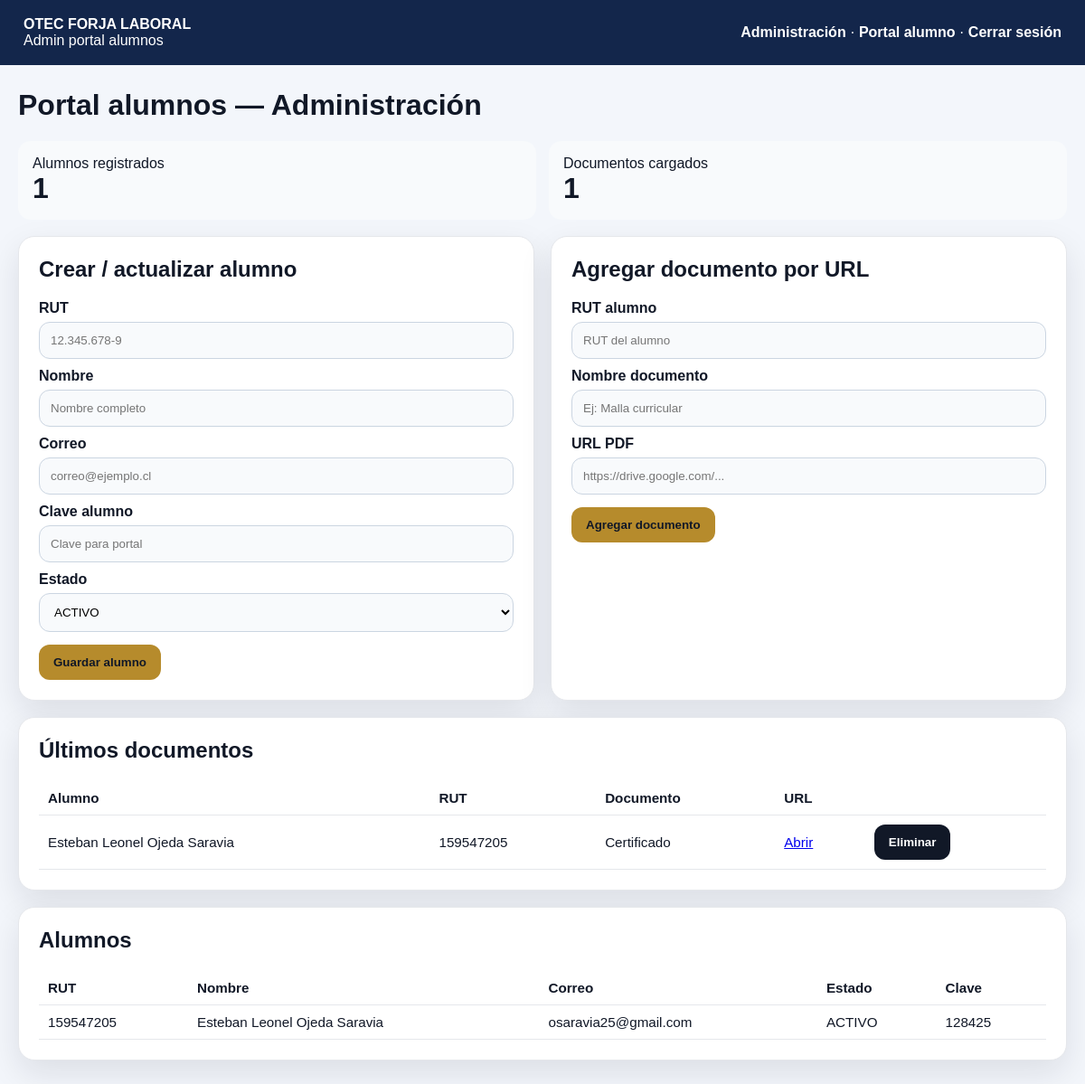
Screenshot of /admin-portal (signed in) with the database file from the repository.
### tables this page shows
CREATE TABLE portal_documentos (
                id INTEGER PRIMARY KEY AUTOINCREMENT,
                alumno_rut TEXT NOT NULL,
                nombre TEXT NOT NULL,
                url TEXT NOT NULL,
                tipo TEXT DEFAULT 'PDF',
                created_at TEXT NOT NULL,
                FOREIGN KEY (alumno_rut) REFERENCES portal_alumnos(rut)
            );

CREATE TABLE portal_alumnos (
                id INTEGER PRIMARY KEY AUTOINCREMENT,
                rut TEXT UNIQUE NOT NULL,
                nombre TEXT NOT NULL,
                correo TEXT,
                clave TEXT NOT NULL,
                estado TEXT DEFAULT 'ACTIVO',
                created_at TEXT NOT NULL,
                updated_at TEXT
            );

### app.py (the view)
@app.route('/admin-portal')
def admin_portal():
    if not portal_admin_required():
        return redirect(url_for('login_portal'))
    with db() as conn:
        alumnos = conn.execute('SELECT * FROM portal_alumnos ORDER BY id DESC').fetchall()
        documentos = conn.execute('''
            SELECT d.*, a.nombre AS alumno_nombre
            FROM portal_documentos d
            LEFT JOIN portal_alumnos a ON a.rut = d.alumno_rut
            ORDER BY d.id DESC LIMIT 80
        ''').fetchall()
        stats = conn.execute('''
            SELECT
                (SELECT COUNT(*) FROM portal_alumnos) AS alumnos,
                (SELECT COUNT(*) FROM portal_documentos) AS documentos
        ''').fetchone()
    return render_template('admin_portal.html', alumnos=alumnos, documentos=documentos, stats=stats)

### app.py (called while the page is built)
def db():
    conn = sqlite3.connect(DB_PATH)
    conn.row_factory = sqlite3.Row
    return conn

def portal_admin_required():
    return session.get('forja_portal_admin_logged') is True

### templates/admin_portal.html (shortened to what this page needs)
<!DOCTYPE html>
<html lang="es">
<head>
</head>
<body>
  <header class="top">
    <div><strong>OTEC FORJA LABORAL</strong><br><span>Admin portal alumnos</span></div>
    <nav><a href="/administracion">Administración</a> · <a href="/portal-alumnos.html">Portal alumno</a> · <a href="/logout-portal">Cerrar sesión</a></nav>
  </header>
  <main class="wrap">
    <h1>Portal alumnos — Administración</h1>
    <section class="stats">
      <div class="stat"><span>Alumnos registrados</span><strong>{{ stats.alumnos or 0 }}</strong></div>
      <div class="stat"><span>Documentos cargados</span><strong>{{ stats.documentos or 0 }}</strong></div>
    </section>
    <section class="grid" style="margin-top:18px">
      <div class="card">
        <h2>Crear / actualizar alumno</h2>
        <form method="POST" action="/portal/alumnos/guardar">
          <label>RUT</label><input name="rut" placeholder="12.345.678-9" required>
          <label>Nombre</label><input name="nombre" placeholder="Nombre completo" required>
          <label>Correo</label><input name="correo" type="email" placeholder="correo@ejemplo.cl">
          <label>Clave alumno</label><input name="clave" placeholder="Clave para portal" required>
          <label>Estado</label><select name="estado"><option>ACTIVO</option><option>INACTIVO</option></select>
          <button class="btn" type="submit" style="margin-top:14px">Guardar alumno</button>
        </form>
      </div>
      <div class="card">
        <h2>Agregar documento por URL</h2>
        <form method="POST" action="/portal/documentos/guardar">
          <label>RUT alumno</label><input name="rut" placeholder="RUT del alumno" required>
          <label>Nombre documento</label><input name="nombre" placeholder="Ej: Malla curricular" required>
          <label>URL PDF</label><input name="url" placeholder="https://drive.google.com/..." required>
          <button class="btn" type="submit" style="margin-top:14px">Agregar documento</button>
        </form>
      </div>
      <div class="card full">
        <h2>Últimos documentos</h2>
        <table><thead><tr><th>Alumno</th><th>RUT</th><th>Documento</th><th>URL</th><th></th></tr></thead><tbody>
          {% for d in documentos %}
          <tr>
            <td>{{ d.alumno_nombre or '-' }}</td><td>{{ d.alumno_rut }}</td><td>{{ d.nombre }}</td>
            <td><a href="{{ d.url }}" target="_blank">Abrir</a></td>
            <td><form method="POST" action="/portal/documentos/{{ d.id }}/eliminar" onsubmit="return confirm('¿Eliminar documento?')"><button class="btn btn-dark" type="submit">Eliminar</button></form></td>
          </tr>
          {% else %}<tr><td colspan="5">Sin documentos.</td></tr>{% endfor %}
        </tbody></table>
      </div>
      <div class="card full">
        <h2>Alumnos</h2>
        <table><thead><tr><th>RUT</th><th>Nombre</th><th>Correo</th><th>Estado</th><th>Clave</th></tr></thead><tbody>
          {% for a in alumnos %}
          <tr><td>{{ a.rut }}</td><td>{{ a.nombre }}</td><td>{{ a.correo or '-' }}</td><td>{{ a.estado }}</td><td>{{ a.clave }}</td></tr>
          {% else %}<tr><td colspan="5">Sin alumnos registrados.</td></tr>{% endfor %}
        </tbody></table>
      </div>
    </section>
  </main>
</body>
</html>

### templates/admin_portal.html (style rules this page uses)
body { margin:0;background:#f3f6fb;font-family:Arial,Helvetica,sans-serif;color:#111827 }
.top { background:#13264b;color:#fff;padding:18px 26px;display:flex;justify-content:space-between;align-items:center;gap:14px;flex-wrap:wrap }
.top a { color:#fff;text-decoration:none;font-weight:800 }
.wrap { width:min(1160px,calc(100% - 28px));margin:26px auto }
.grid { display:grid;grid-template-columns:1fr 1fr;gap:18px }
.card { background:#fff;border-radius:18px;padding:22px;box-shadow:0 14px 36px rgba(15,23,42,.10);border:1px solid #e5e7eb }
.full { grid-column:1/-1 }
h1,h2 { margin-top:0 }
label { display:block;font-weight:800;margin:10px 0 6px }
input,select { width:100%;box-sizing:border-box;border:1px solid #cbd5e1;border-radius:12px;padding:12px;background:#f8fafc }
.btn { display:inline-block;border:0;border-radius:12px;padding:12px 16px;background:#b68b2c;color:#111827;font-weight:900;text-decoration:none;cursor:pointer }
.btn-dark { background:#111827;color:#fff }
table { width:100%;border-collapse:collapse }
th,td { padding:10px;border-bottom:1px solid #e5e7eb;text-align:left;font-size:.95rem }
.stats { display:grid;grid-template-columns:repeat(2,1fr);gap:14px }
.stat { background:#f8fafc;border-radius:14px;padding:16px }
.stat strong { display:block;font-size:2rem }

### rows the page displays
portal_documentos: nombre "Esteban Leonel Ojeda Saravia", alumno_rut "159547205", nombre "Certificado"
portal_alumnos: rut "159547205", nombre "Esteban Leonel Ojeda Saravia", correo "osaravia25@gmail.com", estado "ACTIVO", clave "128425"

### other values shown
{{ stats.alumnos or 0 }} "1"
{{ stats.documentos or 0 }} "1"
